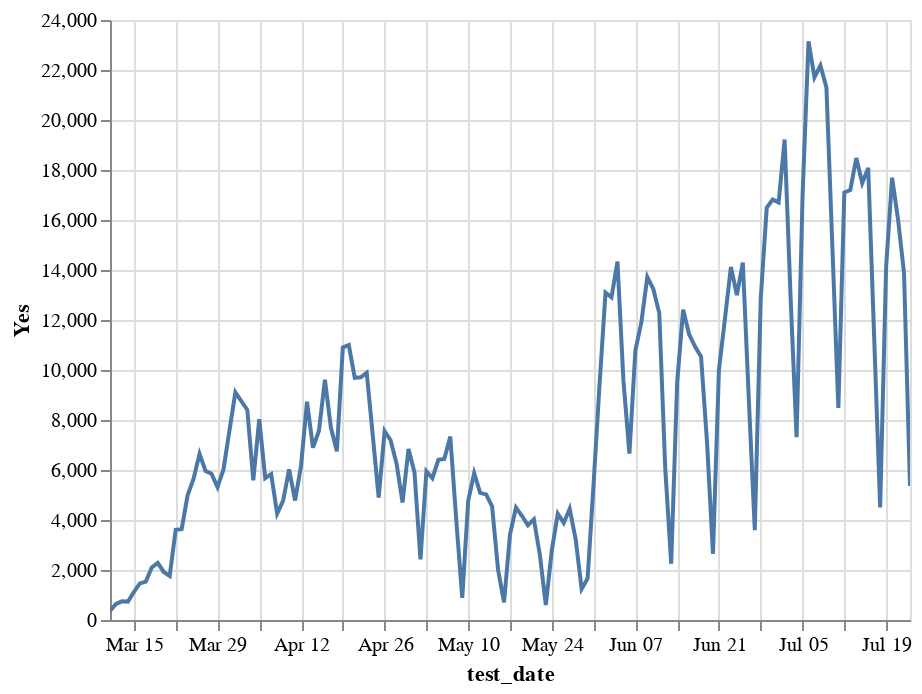

Source (notebook cell):
### Code cell
alt.Chart(ti.reset_index().assign(total=lambda x: x.Yes+x.No)).mark_line().encode(
    x='test_date',
    y='Yes',
    tooltip=['test_date', 'Yes']
).interactive()

### Figure 1 — Vega-Lite specification as saved in the notebook (floating-point values rounded to 4 significant figures; data arrays with more than 128 entries replaced by an {"elided": "..."} marker saying what was removed)
{"config": {"view": {"continuousWidth": 400, "continuousHeight": 300}}, "data": {"name": "data-eda8b6729e8ba49486282477d1dde9d4"}, "mark": "line", "encoding": {"tooltip": [{"type": "temporal", "field": "test_date"}, {"type": "quantitative", "field": "Yes"}], "x": {"type": "temporal", "field": "test_date"}, "y": {"type": "quantitative", "field": "Yes"}}, "selection": {"selector012": {"type": "interval", "bind": "scales", "encodings": ["x", "y"]}}, "$schema": "https://vega.github.io/schema/vega-lite/v4.8.1.json", "datasets": {"data-eda8b6729e8ba49486282477d1dde9d4": {"elided": "135 records"}}}
